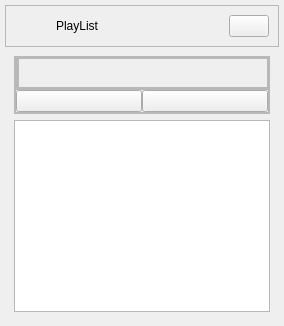
           <widget class="QCustomSlideMenu" name="rightLoginContainer" native="true">
            <property name="minimumSize">
             <size>
              <width>200</width>
              <height>0</height>
             </size>
            </property>
            <layout class="QHBoxLayout" name="horizontalLayout_12">
             <property name="spacing">
              <number>5</number>
             </property>
             <property name="leftMargin">
              <number>5</number>
             </property>
             <property name="topMargin">
              <number>5</number>
             </property>
             <property name="rightMargin">
              <number>5</number>
             </property>
             <property name="bottomMargin">
              <number>5</number>
             </property>
             <item>
              <widget class="QWidget" name="rightLoginSubContainer" native="true">
               <property name="minimumSize">
                <size>
                 <width>0</width>
                 <height>0</height>
                </size>
               </property>
               <layout class="QVBoxLayout" name="verticalLayout_7">
                <property name="spacing">
                 <number>0</number>
                </property>
                <property name="leftMargin">
                 <number>0</number>
                </property>
                <property name="topMargin">
                 <number>0</number>
                </property>
                <property name="rightMargin">
                 <number>0</number>
                </property>
                <property name="bottomMargin">
                 <number>0</number>
                </property>
                <item>
                 <widget class="QFrame" name="frame_8">
                  <property name="minimumSize">
                   <size>
                    <width>0</width>
                    <height>0</height>
                   </size>
                  </property>
                  <property name="frameShape">
                   <enum>QFrame::StyledPanel</enum>
                  </property>
                  <property name="frameShadow">
                   <enum>QFrame::Raised</enum>
                  </property>
                  <layout class="QHBoxLayout" name="horizontalLayout_13">
                   <item>
                    <widget class="QLabel" name="label">
                     <property name="text">
                      <string>PlayList</string>
                     </property>
                     <property name="alignment">
                      <set>Qt::AlignCenter</set>
                     </property>
                    </widget>
                   </item>
                   <item alignment="Qt::AlignRight">
                    <widget class="QPushButton" name="closeLoginBtn">
                     <property name="text">
                      <string/>
                     </property>
                     <property name="icon">
                      <iconset>
                       <normaloff>:/icons/icons/x-circle.svg</normaloff>:/icons/icons/x-circle.svg</iconset>
                     </property>
                     <property name="iconSize">
                      <size>
                       <width>32</width>
                       <height>32</height>
                      </size>
                     </property>
                    </widget>
                   </item>
                  </layout>
                 </widget>
                </item>
                <item>
                 <widget class="QCustomStackedWidget" name="loginPages">
                  <property name="currentIndex">
                   <number>0</number>
                  </property>
                  <widget class="QWidget" name="page_3">
                   <layout class="QVBoxLayout" name="verticalLayout_19">
                    <item>
                     <widget class="QFrame" name="frame_10">
                      <property name="frameShape">
                       <enum>QFrame::StyledPanel</enum>
                      </property>
                      <property name="frameShadow">
                       <enum>QFrame::Raised</enum>
                      </property>
                      <layout class="QVBoxLayout" name="verticalLayout_18">
                       <property name="spacing">
                        <number>0</number>
                       </property>
                       <property name="leftMargin">
                        <number>0</number>
                       </property>
                       <property name="topMargin">
                        <number>0</number>
                       </property>
                       <property name="rightMargin">
                        <number>0</number>
                       </property>
                       <property name="bottomMargin">
                        <number>0</number>
                       </property>
                       <item>
                        <widget class="QFrame" name="frame_12">
                         <property name="frameShape">
                          <enum>QFrame::StyledPanel</enum>
                         </property>
                         <property name="frameShadow">
                          <enum>QFrame::Raised</enum>
                         </property>
                         <layout class="QHBoxLayout" name="horizontalLayout_14">
                          <property name="spacing">
                           <number>0</number>
                          </property>
                          <property name="leftMargin">
                           <number>0</number>
                          </property>
                          <property name="topMargin">
                           <number>0</number>
                          </property>
                          <property name="rightMargin">
                           <number>0</number>
                          </property>
                          <property name="bottomMargin">
                           <number>0</number>
                          </property>
                          <item alignment="Qt::AlignLeft">
                           <widget class="QFrame" name="frame_11">
                            <property name="frameShape">
                             <enum>QFrame::StyledPanel</enum>
                            </property>
                            <property name="frameShadow">
                             <enum>QFrame::Raised</enum>
                            </property>
                            <layout class="QVBoxLayout" name="verticalLayout_17">
                             <property name="spacing">
                              <number>0</number>
                             </property>
                             <property name="leftMargin">
                              <number>0</number>
                             </property>
                             <property name="topMargin">
                              <number>0</number>
                             </property>
                             <property name="rightMargin">
                              <number>0</number>
                             </property>
                             <property name="bottomMargin">
                              <number>0</number>
                             </property>
                            </layout>
                           </widget>
                          </item>
                          <item>
                           <widget class="QFrame" name="frame_13">
                            <property name="sizePolicy">
                             <sizepolicy hsizetype="Expanding" vsizetype="Preferred">
                              <horstretch>0</horstretch>
                              <verstretch>0</verstretch>
                             </sizepolicy>
                            </property>
                            <property name="frameShape">
                             <enum>QFrame::StyledPanel</enum>
                            </property>
                            <property name="frameShadow">
                             <enum>QFrame::Raised</enum>
                            </property>
                            <layout class="QVBoxLayout" name="verticalLayout_20">
                             <property name="spacing">
                              <number>0</number>
                             </property>
                             <property name="leftMargin">
                              <number>0</number>
                             </property>
                             <property name="topMargin">
                              <number>0</number>
                             </property>
                             <property name="rightMargin">
                              <number>0</number>
                             </property>
                             <property name="bottomMargin">
                              <number>0</number>
                             </property>
                             <item>
                              <widget class="QLabel" name="label_9">
                               <property name="font">
                                <font>
                                 <pointsize>9</pointsize>
                                </font>
                               </property>
                               <property name="text">
                                <string/>
                               </property>
                              </widget>
                             </item>
                             <item>
                              <widget class="QLabel" name="label_14">
                               <property name="font">
                                <font>
                                 <pointsize>9</pointsize>
                                </font>
                               </property>
                               <property name="text">
                                <string/>
                               </property>
                              </widget>
                             </item>
                            </layout>
                           </widget>
                          </item>
                         </layout>
                        </widget>
                       </item>
                       <item>
                        <widget class="QFrame" name="frame_14">
                         <property name="frameShape">
                          <enum>QFrame::StyledPanel</enum>
                         </property>
                         <property name="frameShadow">
                          <enum>QFrame::Raised</enum>
                         </property>
                         <layout class="QHBoxLayout" name="horizontalLayout_19">
                          <property name="spacing">
                           <number>0</number>
                          </property>
                          <property name="leftMargin">
                           <number>0</number>
                          </property>
                          <property name="topMargin">
                           <number>0</number>
                          </property>
                          <property name="rightMargin">
                           <number>0</number>
                          </property>
                          <property name="bottomMargin">
                           <number>0</number>
                          </property>
                          <item>
                           <widget class="QPushButton" name="pushButton_2">
                            <property name="text">
                             <string/>
                            </property>
                            <property name="icon">
                             <iconset resource="resources.qrc">
                              <normaloff>:/Icons/icons/folder-plus.svg</normaloff>:/Icons/icons/folder-plus.svg</iconset>
                            </property>
                            <property name="iconSize">
                             <size>
                              <width>24</width>
                              <height>24</height>
                             </size>
                            </property>
                           </widget>
                          </item>
                          <item>
                           <widget class="QPushButton" name="pushButton_3">
                            <property name="text">
                             <string/>
                            </property>
                            <property name="icon">
                             <iconset resource="resources.qrc">
                              <normaloff>:/Icons/icons/heart.svg</normaloff>:/Icons/icons/heart.svg</iconset>
                            </property>
                            <property name="iconSize">
                             <size>
                              <width>24</width>
                              <height>24</height>
                             </size>
                            </property>
                           </widget>
                          </item>
                         </layout>
                        </widget>
                       </item>
                      </layout>
                     </widget>
                    </item>
                    <item>
                     <widget class="QListWidget" name="list"/>
                    </item>
                   </layout>
                  </widget>
                  <widget class="QWidget" name="page_4">
                   <layout class="QVBoxLayout" name="verticalLayout_13">
                    <item>
                     <widget class="QLabel" name="label_13">
                      <property name="text">
                       <string>more</string>
                      </property>
                      <property name="alignment">
                       <set>Qt::AlignCenter</set>
                      </property>
                     </widget>
                    </item>
                   </layout>
                  </widget>
                 </widget>
                </item>
               </layout>
              </widget>
             </item>
            </layout>
           </widget>
